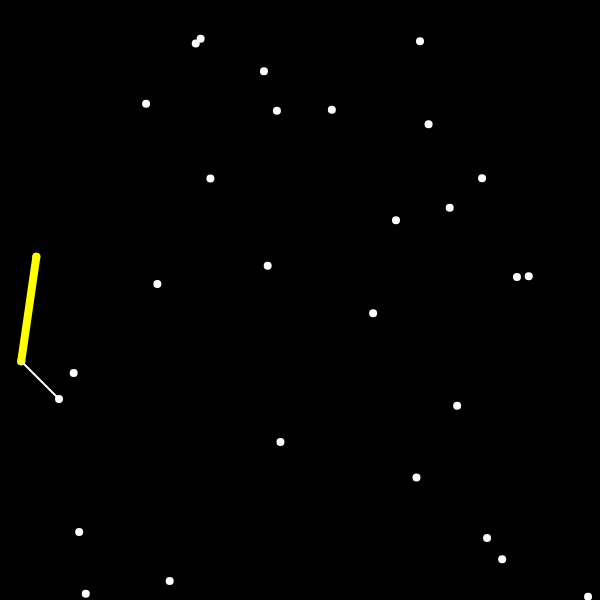
Frame 1 (no input)
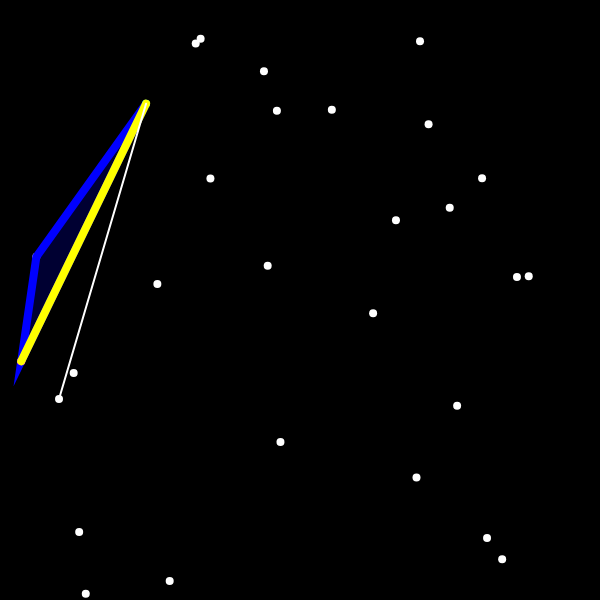
Frame 60 (no input)
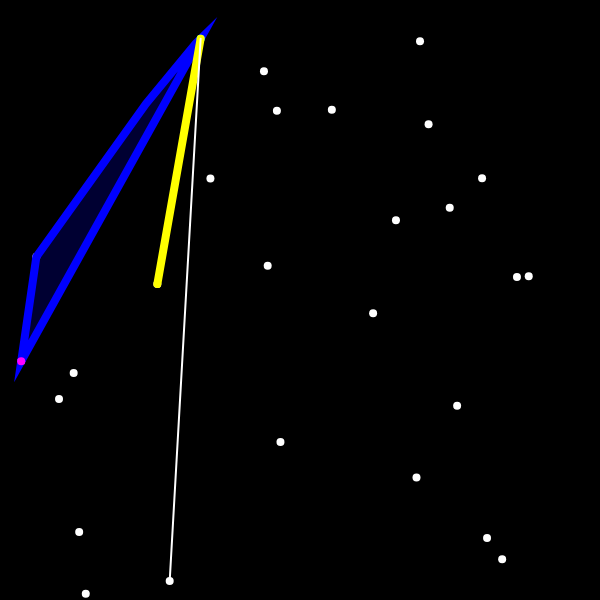
Frame 120 (the mouse pressed at the canvas centre since frame 60)

The p5.js sketch that drew these frames (run headless with seeded random() and noise() and a simulated clock; from frame 60 on, the mouse is pressed at the canvas centre):

// p5.js sketch
// ── sketch.js
const points = [];
const hull = [];

let left;
let currentVertex;
let currentPoint;
let index = 2;
let nextIndex = -1;
let nextVertex;

function setup() {
	createCanvas(600, 600);
	for (let i = 0; i < 30; i++) {
		points.push(createVector(random(width), random(height)))
	}
	points.sort((a, b) => a.x - b.x);
	left = points[0];
	currentVertex = left;
	hull.push(currentVertex);
	nextVertex = points[1];
}

function draw() {
	background(0);
	stroke(255);
	strokeWeight(8);
	for (let p of points) {
		point(p.x, p.y)
	}
	stroke(0, 0, 255)
	fill(0, 0, 255, 50)
	beginShape();
	for (let p of hull) {
		vertex(p.x, p.y)
	}
	endShape(CLOSE);
	stroke(255, 0, 255);
	point(left.x, left.y)

	stroke(0, 255, 255);
	point(currentVertex.x, currentVertex.y)
	stroke(255, 255, 0);

	line(currentVertex.x, currentVertex.y, nextVertex.x, nextVertex.y);
	let check = points[index];
	stroke(255);
	strokeWeight(2);
	line(currentVertex.x, currentVertex.y, check.x, check.y);

	const a = p5.Vector.sub(nextVertex, currentVertex);
	const b = p5.Vector.sub(check, currentVertex);
	const cross = a.cross(b);

	if (cross.z < 0) {
		nextVertex = check;
		nextIndex = index;
	}
	index = index + 1;
	if (index == points.length) {
		if (nextVertex == left) {
			noLoop();
		} else {
			hull.push(nextVertex);
			currentVertex = nextVertex;
			index = 0;
			points.splice(nextIndex, 1);
			nextVertex = left;
		}
	}
}
